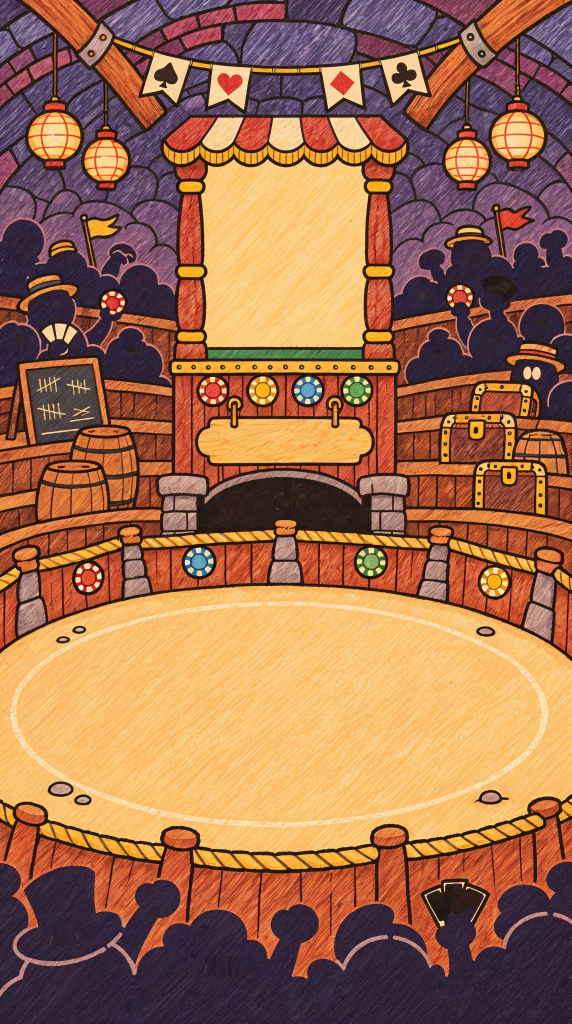
#> input picture ArtGen/Casino/ham_dau/nen_ham_dau_2k_dong.jpg, 1144 x 2048 px (shown at 1/2 size)
$ python dua_vao_unity.py
#> lines starting #> are read from the running program, lines starting #| are printed output that depends on the picture; after the words box and inside, x2 and y2 are one past the last pixel; in counts of white or black regions, pixels touching at a corner belong together
# Đưa nền scene Hầm đấu (GD_Claude/29 mục 6.5, bản sàn đấu có Lão Mực 2026-11-26) vào Unity: Assets/03 Art/Casino/HamDau/.
# Chạy tach_lop.py trước (tách cổng sắt, khán giả; ra nen_ham_dau_2k_dong.jpg và lop/).
# - hd_nen.jpg: nền dùng trong game (nen_ham_dau_2k_dong.jpg: lòng cổng không còn song, khán giả trong nền chỉ còn mảng tối;
#   1144 x 2048; ArtPostprocessor nhập 2048);
# - hd_quay.png: lớp quầy nhà cái cắt từ mép trên quầy (nét mực trên dải nỉ xanh) xuống, đè lên thân dưới của Lão Mực;
# - hd_cong_song.png + hd_cong_mat_na.png: song sắt và mặt nạ lòng vòm (song trượt lên, vòm che);
# - hd_kg_duoi_<i>.png, hd_kg_xa_<i>.png: khán giả hàng đầu / trên khán đài (nhún);
# - ham_dau.json: số đo trên ảnh 2k (px, gốc trên trái); ham_dau_lop.txt: mỗi dòng "tên x0 y0 x1 y1" cho menu dựng scene đọc.
# Số đo quầy, biển lấy bằng tay trên ảnh có thước. Chạy: py -3 -I dua_vao_unity.py
import json, os, shutil
import numpy as np
from PIL import Image

HERE = os.path.dirname(os.path.abspath(__file__))
PROJECT = os.path.abspath(os.path.join(HERE, "..", "..", ".."))
OUT = os.path.join(PROJECT, "Assets", "03 Art", "Casino", "HamDau")
os.makedirs(OUT, exist_ok=True)

M = {
    "size": [1144, 2048],
    "rim_y": 693,                     # mép trên quầy (hàng đầu của nét mực trên dải nỉ): thân Lão Mực dưới hàng này bị quầy che
    "opening": [407, 330, 730, 693],  # lòng quầy màu kem (x0, y0, x1, y1): chỗ Lão Mực đứng
    "cover": [330, 693, 814, 940],    # lớp quầy cắt ra (x0, y0, x1, y1)
    "sign": [392, 835, 748, 928],     # biển gỗ trống: ghi tên bậc
    "pit": [0, 1150, 1144, 1700],     # sàn cát (khung bao elip, gần đúng)
    "bottom_color": "#302338",        # màu đáy ảnh (bóng khán giả): tô phần màn dài hơn ảnh
}

src = Image.open(os.path.join(HERE, "nen_ham_dau_2k_dong.jpg")).convert("RGB")
#> src is the input picture: PIL image 1144x2048 RGB; mean R, G, B 159.1, 108.8, 78.1
assert list(src.size) == M["size"], src.size
src.save(os.path.join(OUT, "hd_nen.jpg"), quality=92)

x0, y0, x1, y1 = M["cover"]
c = np.asarray(src.crop((x0, y0, x1, y1)).convert("RGBA")).copy()
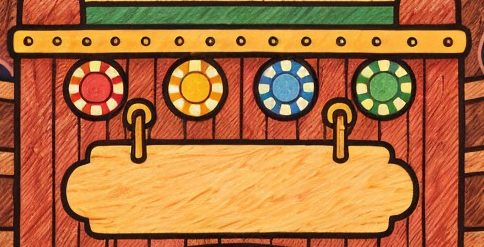
#> c: shape (247, 484, 4); mean R, G, B, A 172.6, 109, 59.9, 255
c[0, :, 3] = 128  # hàng đầu nửa trong: mép mềm, không lộ đường cắt
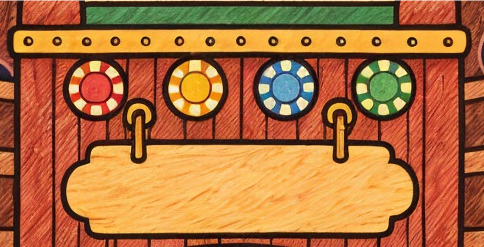
#> c: shape (247, 484, 4); 0.4% of pixels changed, all inside (x1, y1, x2, y2) = (0, 0, 484, 1); transparent parts drawn white
Image.fromarray(c, "RGBA").save(os.path.join(OUT, "hd_quay.png"))

#> (the run stopped early here; a loop or call above may not have finished)
